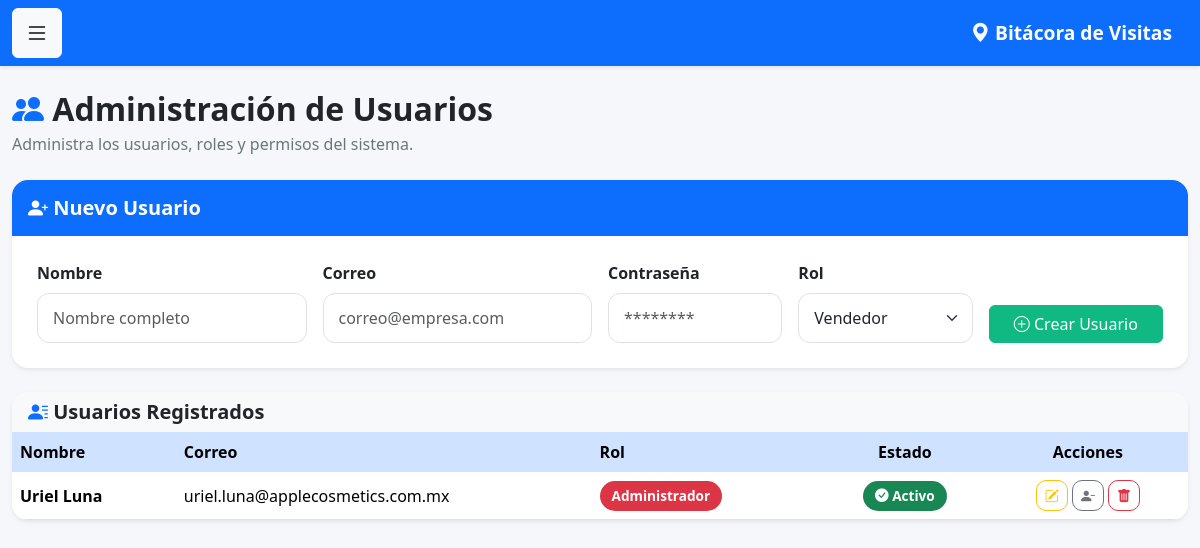
Before: /usuarios (signed in) with the older database file.
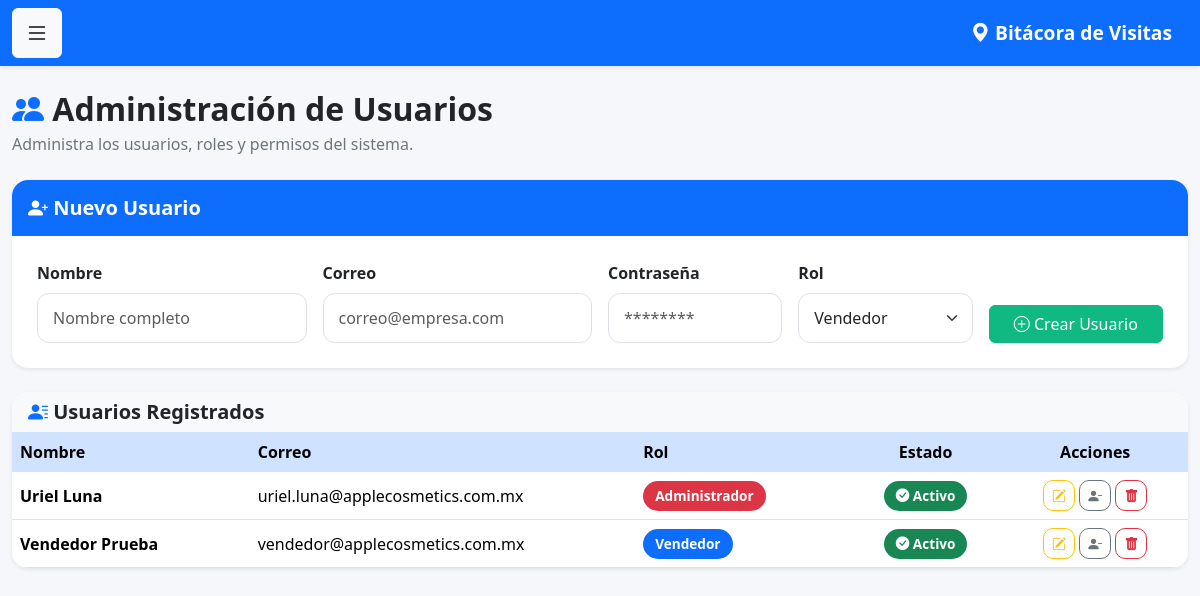
After: the same page with the newer database file.
### models.py (models this page shows)
class Usuario(UserMixin, db.Model):
    __tablename__ = 'usuarios'
    id = db.Column(db.Integer, primary_key=True)
    nombre = db.Column(db.String(100), nullable=False)
    correo = db.Column(db.String(120), unique=True, nullable=False)
    password = db.Column(db.String(500), nullable=False)
    rol = db.Column(db.String(20), default='vendedor')
    activo = db.Column(db.Boolean, default=True)

### app.py (the view, shortened to what this page needs)
@app.route('/usuarios', methods=['GET', 'POST'])
@login_required
def usuarios():
    if current_user.rol != 'admin':
        return "Acceso denegado"
    lista_usuarios = Usuario.query.order_by(
        Usuario.nombre
    ).all()
    return render_template(
        'usuarios.html',
        usuarios=lista_usuarios
    )

### app.py (called while the page is built)
@login_manager.user_loader
def load_user(user_id):
    return Usuario.query.get(int(user_id))

### templates/usuarios.html (shortened to what this page needs)
{% extends 'base.html' %}
{% block contenido %}
<div class="d-flex justify-content-between align-items-center mb-4">
    <div>
        <h2 class="fw-bold mb-1">
            <i class="bi bi-people-fill text-primary"></i>
            Administración de Usuarios
        </h2>
        <p class="text-muted mb-0">
            Administra los usuarios, roles y permisos del sistema.
        </p>
    </div>
</div>
<div class="card shadow-sm border-0 rounded-4 mb-4">
    <div class="card-header bg-primary text-white py-3">
        <h5 class="mb-0">
            <i class="bi bi-person-plus-fill"></i>
            Nuevo Usuario
        </h5>
    </div>
    <div class="card-body">
        <form method="POST">
            <div class="row g-3">
                <div class="col-lg-3">
                    <label class="form-label fw-semibold">
                        Nombre
                    </label>
                    <input
                        type="text"
                        name="nombre"
                        class="form-control"
                        placeholder="Nombre completo"
                        required>
                </div>
                <div class="col-lg-3">
                    <label class="form-label fw-semibold">
                        Correo
                    </label>
                    <input
                        type="email"
                        name="correo"
                        class="form-control"
                        placeholder="correo@empresa.com"
                        required>
                </div>
                <div class="col-lg-2">
                    <label class="form-label fw-semibold">
                        Contraseña
                    </label>
                    <input
                        type="password"
                        name="password"
                        class="form-control"
                        placeholder="********"
                        required>
                </div>
                <div class="col-lg-2">
                    <label class="form-label fw-semibold">
                        Rol
                    </label>
                    <select
                        name="rol"
                        class="form-select">
                        <option value="vendedor">Vendedor</option>
                    </select>
                </div>
                <div class="col-lg-2 d-grid align-self-end">
                    <button
                        class="btn btn-success">
                        <i class="bi bi-plus-circle"></i>
                        Crear Usuario
                    </button>
                </div>
            </div>
        </form>
    </div>
</div>
<div class="card shadow-sm border-0 rounded-4">
    <div class="card-header bg-light">
        <h5 class="mb-0">
            <i class="bi bi-person-lines-fill text-primary"></i>
            Usuarios Registrados
        </h5>
    </div>
    <div class="table-responsive">
        <table class="table table-hover align-middle mb-0">
            <thead class="table-primary">
                <tr>
                    <th>Nombre</th>
                    <th>Correo</th>
                    <th>Rol</th>
                    <th class="text-center">Estado</th>
                    <th class="text-center">Acciones</th>
                </tr>
            </thead>
            <tbody>
                {% for usuario in usuarios %}
                <tr>
                    <td>
                        <strong>{{ usuario.nombre }}</strong>
                    </td>
                    <td>
                        {{ usuario.correo }}
                    </td>
                    <td>
                        {% if usuario.rol == "admin" %}
                        <span class="badge bg-danger">
                            Administrador
                        </span>
                        {% elif usuario.rol == "supervisor" %}
                        <span class="badge bg-warning text-dark">
                            Supervisor
                        </span>
                        {% else %}
                        <span class="badge bg-primary">
                            Vendedor
                        </span>
                        {% endif %}
                    </td>
                    <td class="text-center">
                        {% if usuario.activo %}
                        <span class="badge bg-success">
                            <i class="bi bi-check-circle-fill"></i>
                            Activo
                        </span>
                        {% else %}
                        <span class="badge bg-secondary">
                            <i class="bi bi-x-circle-fill"></i>
                            Inactivo
                        </span>
                        {% endif %}
                    </td>
                    <td class="text-center">
                        <a href="{{ url_for('editar_usuario', id=usuario.id) }}"
                           class="btn btn-outline-warning btn-sm">
                            <i class="bi bi-pencil-square"></i>
                        </a>
                        {% if usuario.activo %}
                        <a href="{{ url_for('desactivar_usuario', id=usuario.id) }}"
                           class="btn btn-outline-secondary btn-sm"
                           onclick="return confirm('¿Desea desactivar este usuario?');">
                            <i class="bi bi-person-dash-fill"></i>
                        </a>
                        {% else %}
                        <a href="{{ url_for('reactivar_usuario', id=usuario.id) }}"
                           class="btn btn-outline-success btn-sm"
                           onclick="return confirm('¿Desea reactivar este usuario?');">
                            <i class="bi bi-person-check-fill"></i>
                        </a>
                        {% endif %}
                        <a href="{{ url_for('eliminar_usuario', id=usuario.id) }}"
                           class="btn btn-outline-danger btn-sm"
                           onclick="return confirm('¿Eliminar definitivamente este usuario?');">
                            <i class="bi bi-trash-fill"></i>
                        </a>
                    </td>
                </tr>
                {% endfor %}
            </tbody>
        </table>
    </div>
</div>
{% endblock %}

### templates/base.html (shortened to what this page needs)
<!DOCTYPE html>
<html lang="es">
<head>
<link rel="stylesheet" href="{{ url_for('static', filename='css/style.css') }}">
    <link
    href="https://cdn.jsdelivr.net/npm/bootstrap@5.3.3/dist/css/bootstrap.min.css"
    rel="stylesheet">
    <link rel="stylesheet"
    href="https://cdn.jsdelivr.net/npm/bootstrap-icons@1.11.3/font/bootstrap-icons.min.css">
    <link rel="stylesheet"
    href="{{ url_for('static', filename='css/style.css') }}">
</head>
<body>
<nav class="navbar navbar-dark bg-primary shadow-sm">
<div class="container-fluid">
<button
class="btn btn-light"
type="button"
data-bs-toggle="offcanvas"
data-bs-target="#menuLateral">
<i class="bi bi-list fs-4"></i>
</button>
<span class="navbar-brand fw-bold">
<i class="bi bi-geo-alt-fill"></i>
Bitácora de Visitas
</span>
</div>
</nav>
<main class="container py-4">
{% block contenido %}
{% endblock %}
</main>
</body>
</html>

### static/css/style.css (style rules this page uses)
body { background: #f5f7fb; font-family: "Segoe UI", Roboto, Helvetica, Arial, sans-serif; color: #212529; }
.container { max-width: 1400px; }
h1, h2, h3, h4, h5 { font-weight: 700; }
.text-muted { color: #6c757d !important; }
.card { border: none; border-radius: 18px; overflow: hidden; box-shadow: 0 6px 18px rgba(0,0,0,.08); }
.card-header { border: none; }
.card-body { padding: 25px; }
.form-label { margin-bottom:8px; }
.form-control, .form-select { border-radius:12px; padding:12px 15px; border:1px solid #dee2e6; transition:.25s; }
.btn { transition:.25s; }
.btn-success { background:#10b981; border-color:#10b981; }
.table { margin-bottom:0; }
.table thead th { font-weight:600; border:none; }
.table-hover tbody tr { transition:.25s; }
.table td, .table th { vertical-align:middle; }
.badge { padding:8px 12px; border-radius:20px; font-size:.85rem; }
.btn-sm { border-radius:10px; }
.table td { max-width:250px; }
.table td:nth-child(4) { white-space:normal; }
.navbar { min-height:65px; }
.navbar-brand { font-size:1.2rem; }

Changed rows visible on the page:
added Usuario: nombre "Vendedor Prueba", correo "vendedor@applecosmetics.com.mx", rol "Vendedor", activo True (drawn)
